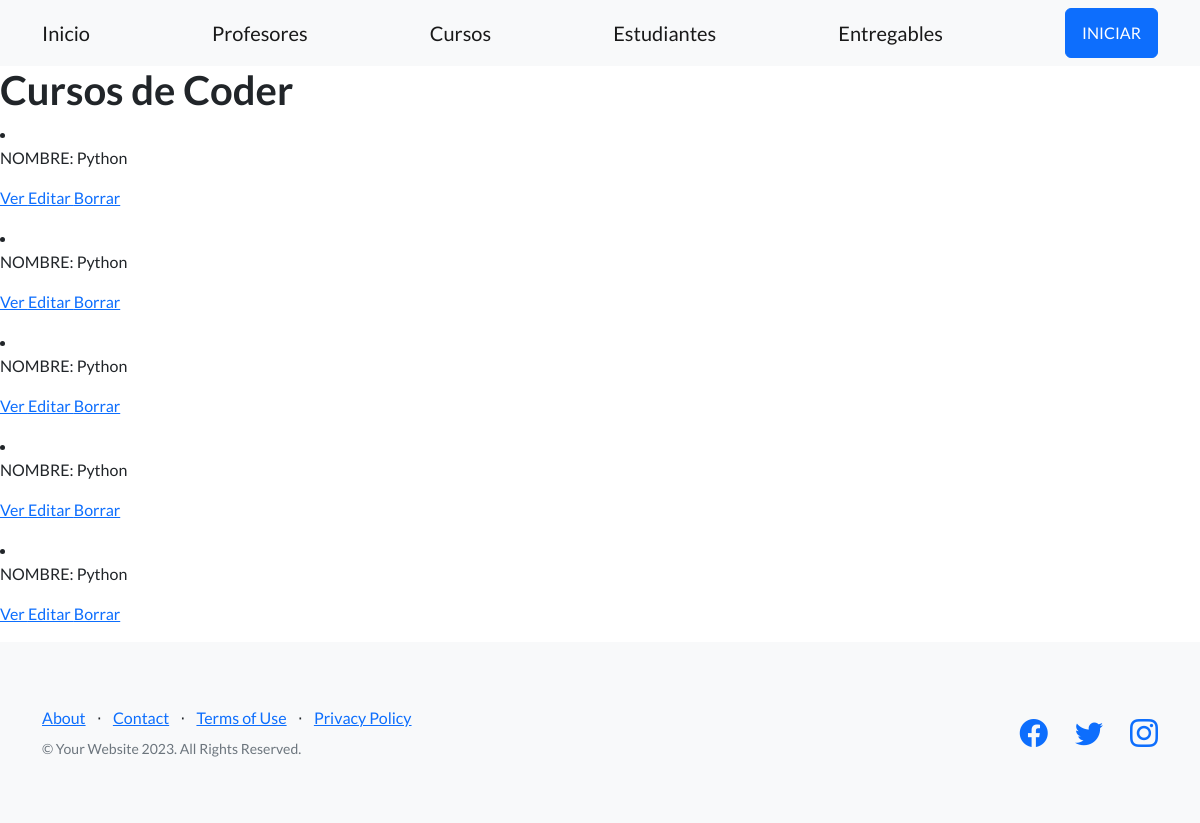
Before: /AppCoder/curso/list with the older database file.
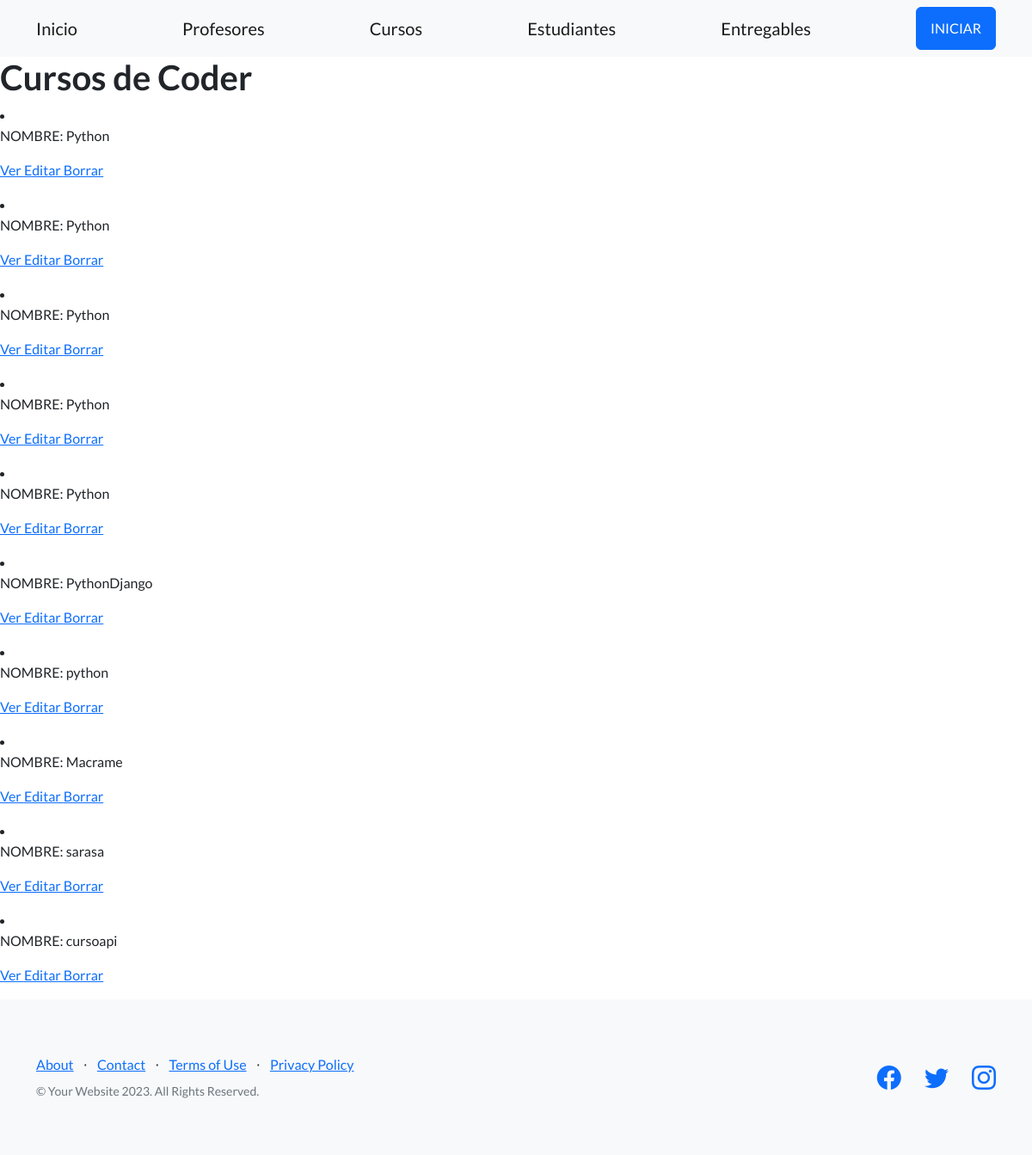
After: the same page with the newer database file.
### AppCoder/models.py (models this page shows, shortened)
class Curso(models.Model):
    nombre = models.CharField(max_length=20, default ="Python")
    camada = models.IntegerField(default = "00000")

### AppCoder/view.py (the view)
# urls.py: path("curso/list", view.CursoListView.as_view(), name = "List"),
class CursoListView(ListView):
    model = Curso
    template_name = "AppCoder/cursos_list.html"

### AppCoder/Templates/AppCoder/cursos_list.html
{% extends "AppCoder/padre.html" %}
{% load static %}
{% block contenidoQueCambia %}
<h1>Cursos de Coder</h1>
{% for curso in object_list %}
<li> <p> NOMBRE: {{ curso.nombre }} </p>
    <p>
    <a href="{% url 'Detail' curso.id %}"> Ver </a>
    <a href="{% url 'Edit' curso.id %}"> Editar </a>
    <a href="{% url 'Delete' curso.id %}"> Borrar </a>
    </p>
</li>
{% endfor %}
{% endblock %}

### AppCoder/Templates/AppCoder/padre.html (shortened to what this page needs)
<!DOCTYPE html>
<html lang="en">
<head>
    {% load static %}
    <link href="https://cdn.jsdelivr.net/npm/bootstrap-icons@1.5.0/font/bootstrap-icons.css" rel="stylesheet" type="text/css" />
    <link href="{% static 'AppCoder/css/styles.css' %}" rel="stylesheet" />
</head>
<body>
    <nav class="navbar navbar-light bg-light static-top">
        <div class="container">
            <a class="navbar-brand" href="{% url 'Inicio' %}">Inicio</a>
            <a class="navbar-brand" href="{% url 'Profesores' %}">Profesores</a>
            <a class="navbar-brand" href="{% url 'Cursos' %}">Cursos</a>
            <a class="navbar-brand" href="{% url 'Estudiantes' %}">Estudiantes</a>
            <a class="navbar-brand" href="{% url 'Entregables' %}">Entregables</a>
            <a class="btn btn-primary" href="#NADAAUN">INICIAR</a>
        </div>
</nav>
    {% block contenidoQueCambia %}
    {% endblock %}
    <footer class="footer bg-light">
        <div class="container">
            <div class="row">
                <div class="col-lg-6 h-100 text-center text-lg-start my-auto">
                    <ul class="list-inline mb-2">
                        <li class="list-inline-item"><a href="#!">About</a></li>
                        <li class="list-inline-item">⋅</li>
                        <li class="list-inline-item"><a href="#!">Contact</a></li>
                        <li class="list-inline-item">⋅</li>
                        <li class="list-inline-item"><a href="#!">Terms of Use</a></li>
                        <li class="list-inline-item">⋅</li>
                        <li class="list-inline-item"><a href="#!">Privacy Policy</a></li>
                    </ul>
                    <p class="text-muted small mb-4 mb-lg-0">&copy; Your Website 2023. All Rights Reserved.</p>
                </div>
                <div class="col-lg-6 h-100 text-center text-lg-end my-auto">
                    <ul class="list-inline mb-0">
                        <li class="list-inline-item me-4">
                            <a href="#!"><i class="bi-facebook fs-3"></i></a>
                        </li>
                        <li class="list-inline-item me-4">
                            <a href="#!"><i class="bi-twitter fs-3"></i></a>
                        </li>
                        <li class="list-inline-item">
                            <a href="#!"><i class="bi-instagram fs-3"></i></a>
                        </li>
                    </ul>
                </div>
            </div>
        </div>
    </footer>
</body>
</html>

Changed rows visible on the page:
added Curso: nombre "PythonDjango"
added Curso: nombre "python"
added Curso: nombre "Macrame"
added Curso: nombre "sarasa"
added Curso: nombre "cursoapi"
